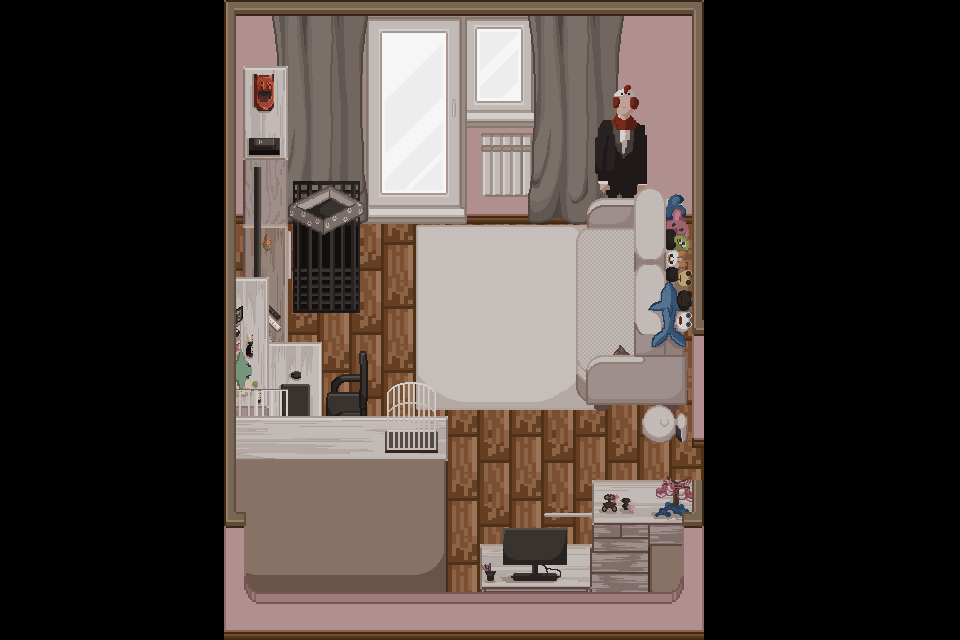

Below is a game level as drawn by its tile map, then a one-line description and the .tmx that defines it (tile-layer data replaced by summaries):
An orthogonal 30x20 tile map with 32x32 px tiles, 12 tile layers (пол, стены, балкон занавески, ковер, ...).

<map version="1.10" tiledversion="1.12.2" orientation="orthogonal" renderorder="right-down" width="30" height="20" tilewidth="32" tileheight="32" infinite="0" nextlayerid="17" nextobjectid="1">
  <tileset firstgid="1" source="bedroom.tileset.tsx" />
  <imagelayer id="2" name="Слой изображений 1">
    <image source="фон.png" width="960" height="640" />
  </imagelayer>
  <layer id="3" name="пол" width="30" height="20">
    <data>[600 cells, 195 non-empty, 4 distinct tile ids]</data>
  </layer>
  <layer id="4" name="стены" width="30" height="20">
    <data>[600 cells, 105 non-empty, 8 distinct tile ids]</data>
  </layer>
  <layer id="12" name="балкон занавески" width="30" height="20">
    <data>[600 cells, 84 non-empty, 84 distinct tile ids]</data>
  </layer>
  <layer id="10" name="ковер" width="30" height="20">
    <data>[600 cells, 36 non-empty, 36 distinct tile ids]</data>
  </layer>
  <layer id="11" name="диван" width="30" height="20">
    <data>[600 cells, 48 non-empty, 48 distinct tile ids]</data>
  </layer>
  <layer id="9" name="клетка" width="30" height="20">
    <data>[600 cells, 20 non-empty, 20 distinct tile ids]</data>
  </layer>
  <layer id="8" name="книж шкаф" width="30" height="20">
    <data>[600 cells, 14 non-empty, 14 distinct tile ids]</data>
  </layer>
  <layer id="7" name="тумба телек" width="30" height="20">
    <data>[600 cells, 24 non-empty, 24 distinct tile ids]</data>
  </layer>
  <layer id="6" name="сушилка и стол комп2" width="30" height="20">
    <data>[600 cells, 43 non-empty, 43 distinct tile ids]</data>
  </layer>
  <layer id="15" name="стол комп1" width="30" height="20">
    <data>[600 cells, 42 non-empty, 42 distinct tile ids]</data>
  </layer>
  <layer id="14" name="шкаф уебанский все закрывает ненавижу его" width="30" height="20">
    <data>[600 cells, 63 non-empty, 57 distinct tile ids]</data>
  </layer>
  <layer id="13" name="верхушка" width="30" height="20">
    <data>[600 cells, 81 non-empty, 21 distinct tile ids]</data>
  </layer>
</map>
